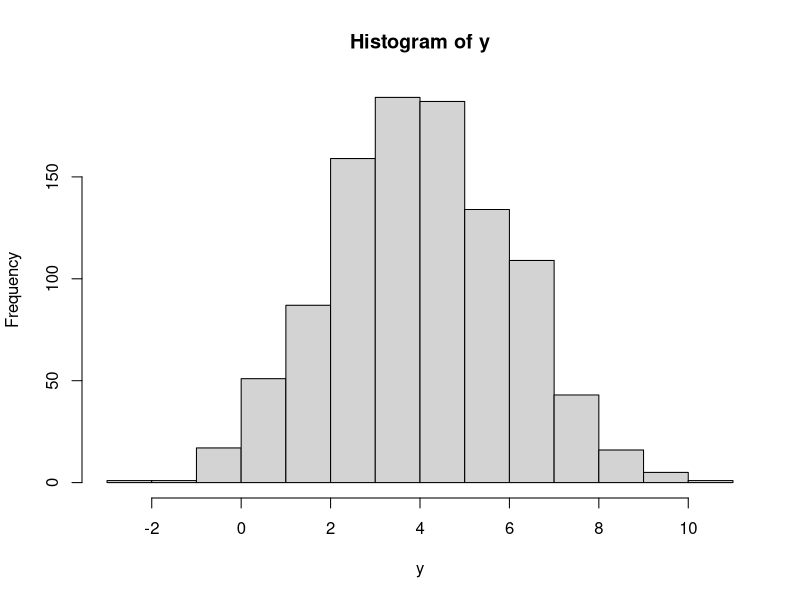
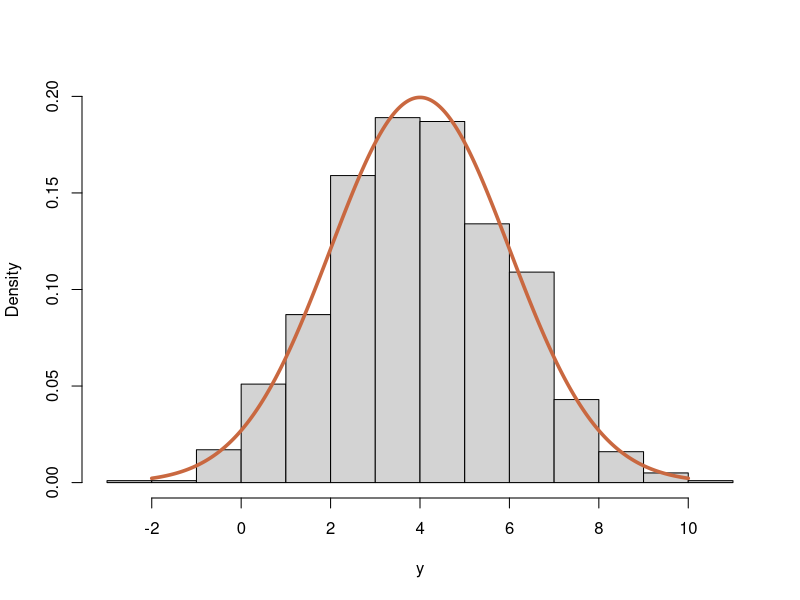

Reproduce these figures in R, in order.
target <- function(x) dnorm(x, 4, 2)
cand_pdf <- function(x) dunif(x,-30,30)
cand_rng <- function(n) runif(n, -30, 30)

rej_norm <- function(n) {	
	M <- target(4)/cand_pdf(4)
	result <- numeric(n)
	for(i in 1:n) {	
		accept <- FALSE
		while(!accept) {
			X <- cand_rng(1)
			p <- target(X) / (M * cand_pdf(X))
			P <- runif(1)
			accept <- (P < p)
		}
		result[i] <- X
	}
	return(result)
}

y <- rej_norm(1000)
xx <- seq(-2,10,0.01)
yy <- dnorm(xx, 4, 2)
plt <- hist(y)
plot(plt, freq=F, main="", ylim=c(0, max(plt$density, yy)))
lines(xx,yy , lwd=3.5, col="#c96840")

system.time(rej_norm(1000))
system.time(rnorm(1000, 4, 2))